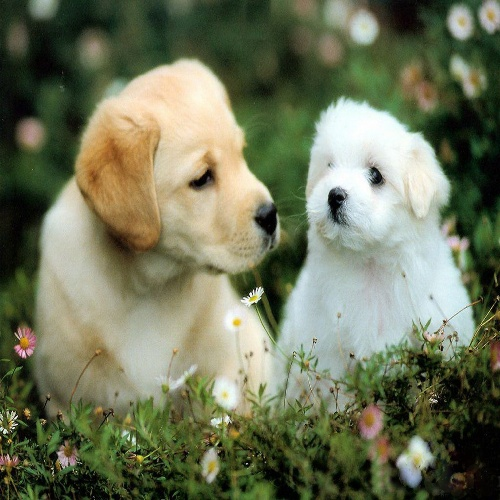
#> input picture opencv/resources/dog.jpg, 500 x 500 px
$ jupyter execute morphological_transformation.ipynb
#> lines starting #> are read from the running program, lines starting #| are printed output that depends on the picture; after the words box and inside, x2 and y2 are one past the last pixel; in counts of white or black regions, pixels touching at a corner belong together
### morphological transformation basically has two types: erosion and dilation
### Erosion: it erodes away the boundaries of the foreground object
### Dilation: it increases the white region in the image or size of the foreground object
### Erosion works on black background and white objects

[cell 1]
import cv2 as cv
import numpy as np
import matplotlib.pyplot as plt

[cell 2]
img = cv.imread('resources/dog.jpg',0)
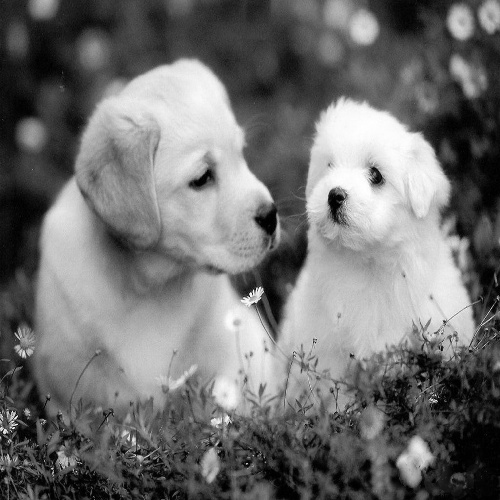
#> img: shape (500, 500); min 0, max 255, mean 112.1
thresh,binary = cv.threshold(img,127,255,cv.THRESH_BINARY)
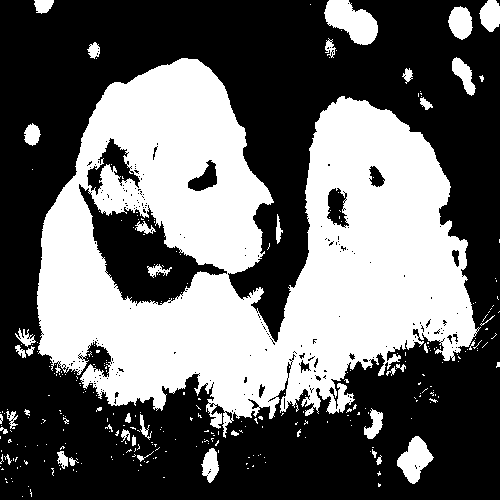
#> binary: shape (500, 500); 40.5% white; 313 white regions (271 under 20 px), largest, box (x1, y1, x2, y2) and area: (37, 58, 481, 438) 93167, (324, 0, 378, 45) 1513, (397, 436, 434, 484) 958
kernel = np.ones((3,3),np.uint8)

## Erosion

[cell 3]
eroded = cv.erode(binary,kernel)
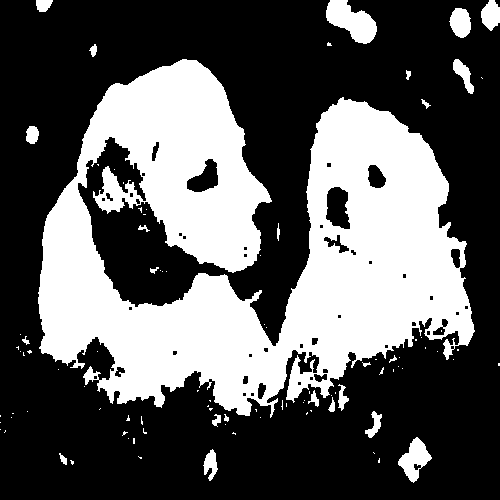
#> eroded: shape (500, 500); 35.9% white; 96 white regions (71 under 20 px), largest, box (x1, y1, x2, y2) and area: (38, 59, 475, 418) 84474, (326, 0, 377, 44) 1314, (398, 437, 432, 483) 766
imgs = [img,eroded,binary]
titles = ['Original Image','Eroded Image','Binary Image']
plt.figure(figsize=(10,10))
for i in range(3):
    plt.subplot(1,3,i+1),plt.imshow(imgs[i],'gray')
    plt.title(titles[i])
    plt.axis('off')
plt.show()
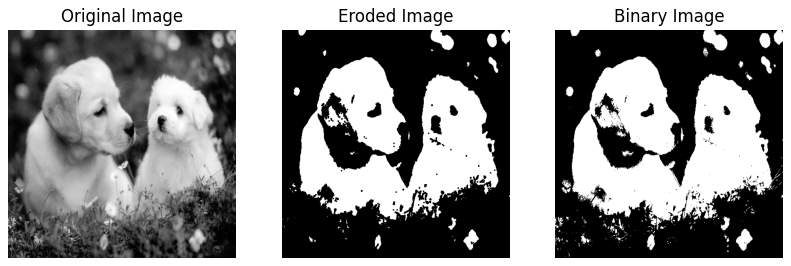
#> figure drawn by matplotlib, 3 panels

### Dilation

[cell 4]
dilated = cv.dilate(binary,kernel)
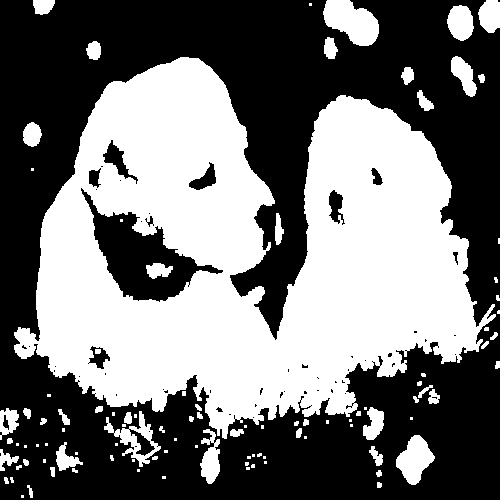
#> dilated: shape (500, 500); 45.5% white; 101 white regions (45 under 20 px), largest, box (x1, y1, x2, y2) and area: (14, 57, 496, 439) 102004, (323, 0, 379, 46) 1716, (396, 435, 435, 485) 1139
imgs = [img,dilated,binary,eroded]
titles = ['Original Image','Dilated Image','Binary Image','Eroded Image']
plt.figure(figsize=(6,6))
for i in range(4):
    plt.subplot(2,2,i+1),plt.imshow(imgs[i],'gray')
    plt.title(titles[i])
    plt.axis('off')
plt.show()

### Opening

[cell 5]
opening = cv.morphologyEx(binary,cv.MORPH_OPEN,kernel)
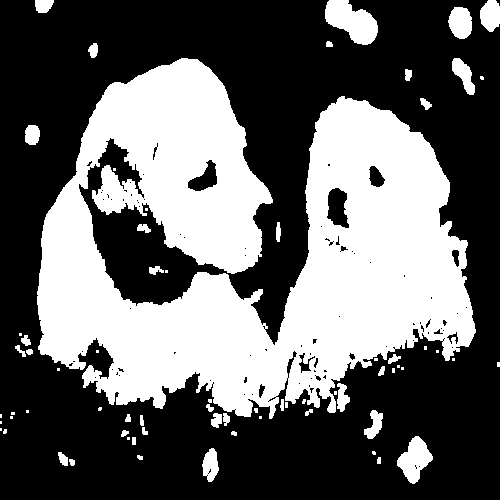
#> opening: shape (500, 500); 39.2% white; 69 white regions (31 under 20 px), largest, box (x1, y1, x2, y2) and area: (37, 58, 476, 419) 90806, (325, 0, 378, 45) 1496, (397, 436, 433, 484) 954
imgs = [img,binary,eroded,dilated,opening]
titles = ['Original Image','Binary Image','Eroded Image','Dilated Image','Opening Image']
plt.figure(figsize=(10,5))
for i in range(5):
    plt.subplot(2,3,i+1),plt.imshow(imgs[i],'gray')
    plt.title(titles[i])
    plt.axis('off')
plt.show()

### Closing

[cell 6]
closing = cv.morphologyEx(binary,cv.MORPH_CLOSE,kernel)
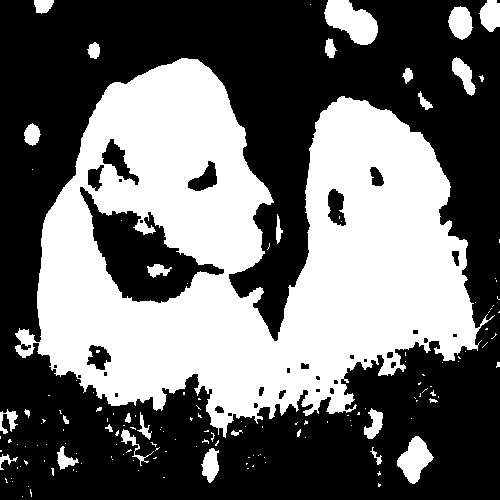
#> closing: shape (500, 500); 41.7% white; 153 white regions (123 under 20 px), largest, box (x1, y1, x2, y2) and area: (15, 58, 495, 438) 96402, (324, 0, 378, 45) 1531, (397, 436, 434, 484) 965
imgs = [img,binary,eroded,dilated,opening,closing]
titles = ['Original Image','Binary Image','Eroded Image','Dilated Image','Opening Image','Closing Image']
plt.figure(figsize=(10,5))
for i in range(6):
    plt.subplot(2,3,i+1),plt.imshow(imgs[i],'gray')
    plt.title(titles[i])
    plt.axis('off')
plt.show()

### 1. Tophat 2. Gradient 3.Blackhat

[cell 7]
tophat = cv.morphologyEx(binary,cv.MORPH_TOPHAT,kernel)
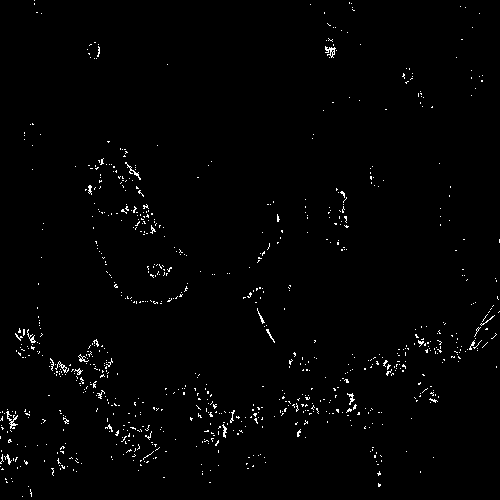
#> tophat: shape (500, 500); 1.3% white in thin lines or dots
gradient = cv.morphologyEx(binary,cv.MORPH_GRADIENT,kernel)
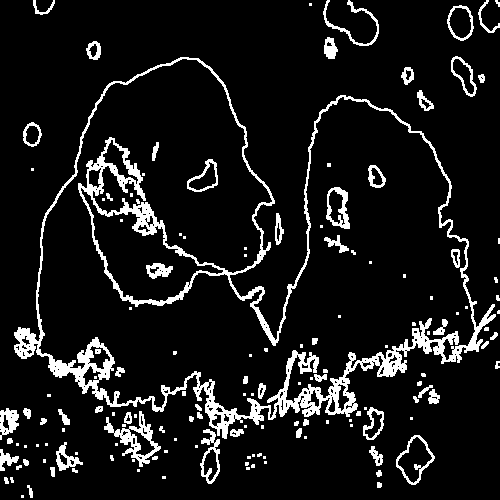
#> gradient: shape (500, 500); 9.6% white; 146 white regions (76 under 20 px), largest, box (x1, y1, x2, y2) and area: (14, 57, 496, 439) 14919, (104, 411, 161, 467) 871, (326, 187, 350, 229) 436
blackhat = cv.morphologyEx(binary,cv.MORPH_BLACKHAT,kernel)
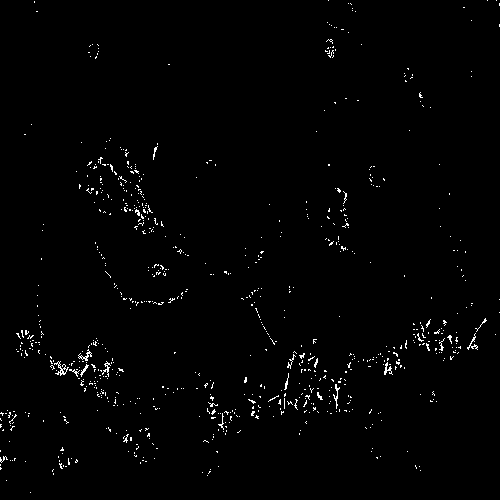
#> blackhat: shape (500, 500); 1.2% white in thin lines or dots
imgs = [tophat,gradient,blackhat]
titles = ['Top Hat Image','Gradient Image','Black Hat Image']
plt.figure(figsize=(10,5))
for i in range(3):
    plt.subplot(1,3,i+1),plt.imshow(imgs[i],'gray')
    plt.title(titles[i])
    plt.axis('off')
plt.show()

$ run again, with opencv/resources/balls.jpg copied over opencv/resources/dog.jpg
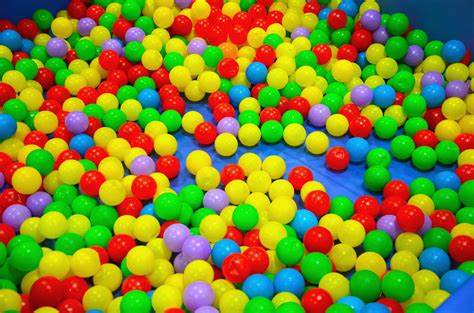
#> input picture opencv/resources/balls.jpg, 474 x 313 px
#> `thresh,binary = cv.threshold(img,127,255,cv.THRESH_BINARY)`:
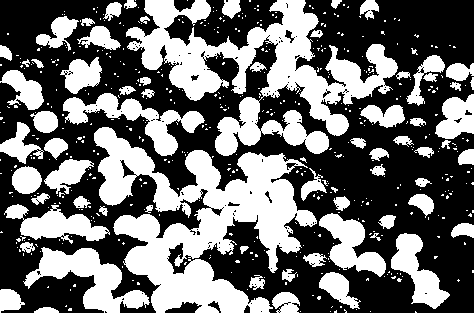
#> binary: shape (313, 474); 42.7% white; 512 white regions (443 under 20 px), largest, box (x1, y1, x2, y2) and area: (94, 127, 317, 313) 18373, (126, 0, 398, 156) 15599, (23, 247, 150, 313) 3350
#> eroded: shape (313, 474); 32.1% white; 135 white regions (63 under 20 px), largest, box (x1, y1, x2, y2) and area: (95, 128, 299, 313) 14896, (127, 0, 348, 135) 8338, (40, 249, 121, 313) 2425
#> dilated: shape (313, 474); 55% white; 76 black regions (60 under 20 px), largest, box (x1, y1, x2, y2) and area: (0, 0, 474, 313) 52825, (297, 0, 474, 80) 8658, (195, 0, 282, 47) 1882
#> opening: shape (313, 474); 40.4% white; 105 white regions (25 under 20 px), largest, box (x1, y1, x2, y2) and area: (94, 127, 316, 313) 17575, (126, 0, 398, 136) 12245, (215, 97, 329, 156) 2834
#> closing: shape (313, 474); 44.7% white; 302 white regions (252 under 20 px), largest, box (x1, y1, x2, y2) and area: (23, 127, 386, 313) 25412, (126, 0, 411, 156) 16839, (63, 86, 207, 156) 3044
#> tophat: shape (313, 474); 2.3% white in thin lines or dots
#> gradient: shape (313, 474); 22.9% white; 158 white regions (53 under 20 px), largest, box (x1, y1, x2, y2) and area: (22, 126, 451, 313) 9789, (125, 0, 474, 157) 7410, (61, 85, 212, 157) 1700
#> `blackhat = cv.morphologyEx(binary,cv.MORPH_BLACKHAT,kernel)`:
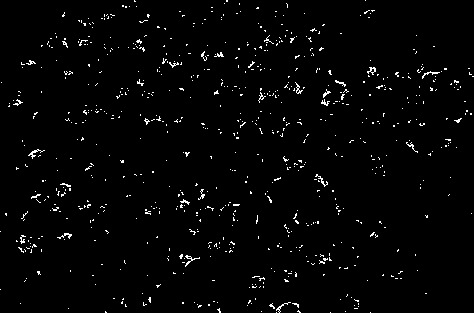
#> blackhat: shape (313, 474); 2% white in thin lines or dots
